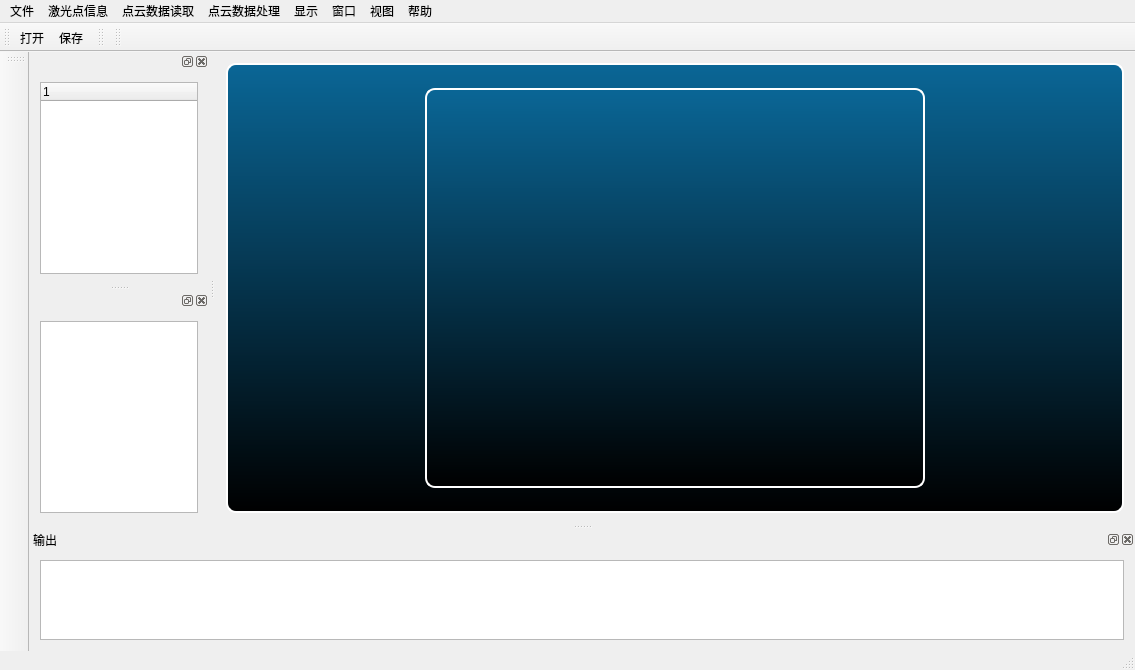
<?xml version="1.0" encoding="UTF-8"?>
<ui version="4.0">
 <class>PCSClass</class>
 <widget class="QMainWindow" name="PCSClass">
  <property name="geometry">
   <rect>
    <x>0</x>
    <y>0</y>
    <width>1135</width>
    <height>663</height>
   </rect>
  </property>
  <property name="windowTitle">
   <string>PCS</string>
  </property>
  <property name="windowIcon">
   <iconset resource="pcs.qrc">
    <normaloff>:/PCS/Resources/PCS/b.png</normaloff>:/PCS/Resources/PCS/b.png</iconset>
  </property>
  <widget class="QWidget" name="centralWidget">
   <layout class="QHBoxLayout" name="horizontalLayout_3">
    <item>
     <widget class="QWidget" name="widgetWin" native="true">
      <property name="minimumSize">
       <size>
        <width>0</width>
        <height>450</height>
       </size>
      </property>
      <property name="styleSheet">
       <string notr="true">QWidget{
	border: 2px solid white;
	border-radius: 10px;
	background: qlineargradient(x1:0, y1:0, x2:0, y2:1,stop:0 rgb(10,102,150), stop:1 rgb(0,0,0));
 }

</string>
      </property>
      <layout class="QHBoxLayout" name="horizontalLayout_2">
       <item>
        <widget class="QFrame" name="frameWin">
         <property name="maximumSize">
          <size>
           <width>500</width>
           <height>400</height>
          </size>
         </property>
         <property name="styleSheet">
          <string notr="true">border-image: url(:/PCS/Resources/png/qidong.png);</string>
         </property>
         <property name="frameShape">
          <enum>QFrame::StyledPanel</enum>
         </property>
         <property name="frameShadow">
          <enum>QFrame::Raised</enum>
         </property>
        </widget>
       </item>
      </layout>
     </widget>
    </item>
   </layout>
  </widget>
  <widget class="QMenuBar" name="menuBar">
   <property name="geometry">
    <rect>
     <x>0</x>
     <y>0</y>
     <width>1135</width>
     <height>23</height>
    </rect>
   </property>
   <widget class="QMenu" name="menuFile">
    <property name="title">
     <string>文件</string>
    </property>
    <addaction name="actionOpen"/>
    <addaction name="separator"/>
    <addaction name="actionSave"/>
    <addaction name="actionSaveAs"/>
    <addaction name="separator"/>
    <addaction name="actionRecentfile"/>
    <addaction name="actionExit"/>
   </widget>
   <widget class="QMenu" name="menu3D">
    <property name="title">
     <string>窗口</string>
    </property>
    <addaction name="actionNew3DView"/>
    <addaction name="separator"/>
    <addaction name="actionClose"/>
    <addaction name="actionCloseAll"/>
    <addaction name="separator"/>
    <addaction name="actionTitle"/>
   </widget>
   <widget class="QMenu" name="menuDisplay">
    <property name="title">
     <string>显示</string>
    </property>
   </widget>
   <widget class="QMenu" name="menuViewTool">
    <property name="title">
     <string>视图</string>
    </property>
   </widget>
   <widget class="QMenu" name="menuDataTool">
    <property name="title">
     <string>点云数据处理</string>
    </property>
   </widget>
   <widget class="QMenu" name="menuPointData">
    <property name="title">
     <string>激光点信息</string>
    </property>
   </widget>
   <widget class="QMenu" name="menuHelp">
    <property name="title">
     <string>帮助</string>
    </property>
    <addaction name="actionHelp"/>
    <addaction name="actionAbout"/>
   </widget>
   <widget class="QMenu" name="menu">
    <property name="title">
     <string>点云数据读取</string>
    </property>
    <addaction name="actionUSBread"/>
    <addaction name="actionRSSread"/>
    <addaction name="actionWebread"/>
   </widget>
   <addaction name="menuFile"/>
   <addaction name="menuPointData"/>
   <addaction name="menu"/>
   <addaction name="menuDataTool"/>
   <addaction name="menuDisplay"/>
   <addaction name="menu3D"/>
   <addaction name="menuViewTool"/>
   <addaction name="menuHelp"/>
  </widget>
  <widget class="QStatusBar" name="statusBar">
   <property name="maximumSize">
    <size>
     <width>16777215</width>
     <height>19</height>
    </size>
   </property>
   <property name="styleSheet">
    <string notr="true">border-image: url(:/PCS/Resources/png/statusbar.png);</string>
   </property>
  </widget>
  <widget class="QToolBar" name="toolBarMainTool">
   <property name="enabled">
    <bool>true</bool>
   </property>
   <property name="maximumSize">
    <size>
     <width>16777215</width>
     <height>29</height>
    </size>
   </property>
   <property name="mouseTracking">
    <bool>true</bool>
   </property>
   <property name="acceptDrops">
    <bool>false</bool>
   </property>
   <property name="windowTitle">
    <string>toolBar</string>
   </property>
   <property name="movable">
    <bool>true</bool>
   </property>
   <property name="floatable">
    <bool>false</bool>
   </property>
   <attribute name="toolBarArea">
    <enum>TopToolBarArea</enum>
   </attribute>
   <attribute name="toolBarBreak">
    <bool>false</bool>
   </attribute>
   <addaction name="actionOpen"/>
   <addaction name="actionSave"/>
  </widget>
  <widget class="QToolBar" name="toolBarViewTool">
   <property name="minimumSize">
    <size>
     <width>29</width>
     <height>0</height>
    </size>
   </property>
   <property name="windowTitle">
    <string>toolBar_2</string>
   </property>
   <attribute name="toolBarArea">
    <enum>LeftToolBarArea</enum>
   </attribute>
   <attribute name="toolBarBreak">
    <bool>false</bool>
   </attribute>
  </widget>
  <widget class="QDockWidget" name="dockProperties">
   <property name="minimumSize">
    <size>
     <width>150</width>
     <height>230</height>
    </size>
   </property>
   <property name="maximumSize">
    <size>
     <width>180</width>
     <height>524287</height>
    </size>
   </property>
   <attribute name="dockWidgetArea">
    <number>1</number>
   </attribute>
   <widget class="QWidget" name="dockWidgetContents_2">
    <layout class="QHBoxLayout" name="horizontalLayout">
     <item>
      <widget class="QTreeWidget" name="TableProperties">
       <property name="frameShape">
        <enum>QFrame::StyledPanel</enum>
       </property>
       <column>
        <property name="text">
         <string/>
        </property>
       </column>
      </widget>
     </item>
    </layout>
   </widget>
  </widget>
  <widget class="QDockWidget" name="dockDBtree">
   <property name="minimumSize">
    <size>
     <width>150</width>
     <height>111</height>
    </size>
   </property>
   <property name="maximumSize">
    <size>
     <width>180</width>
     <height>524287</height>
    </size>
   </property>
   <attribute name="dockWidgetArea">
    <number>1</number>
   </attribute>
   <widget class="QWidget" name="dockWidgetContents_11">
    <layout class="QVBoxLayout" name="verticalLayout">
     <item>
      <widget class="QTreeView" name="TableDBtree_3"/>
     </item>
    </layout>
   </widget>
  </widget>
  <widget class="QDockWidget" name="dockConsole">
   <property name="sizePolicy">
    <sizepolicy hsizetype="Preferred" vsizetype="Preferred">
     <horstretch>0</horstretch>
     <verstretch>0</verstretch>
    </sizepolicy>
   </property>
   <property name="maximumSize">
    <size>
     <width>524287</width>
     <height>300</height>
    </size>
   </property>
   <property name="features">
    <set>QDockWidget::DockWidgetClosable|QDockWidget::DockWidgetFloatable</set>
   </property>
   <property name="allowedAreas">
    <set>Qt::BottomDockWidgetArea</set>
   </property>
   <property name="windowTitle">
    <string>输出</string>
   </property>
   <attribute name="dockWidgetArea">
    <number>8</number>
   </attribute>
   <widget class="QWidget" name="dockWidgetContents_9">
    <layout class="QVBoxLayout" name="verticalLayout_4">
     <item>
      <widget class="QListWidget" name="Console">
       <property name="sizePolicy">
        <sizepolicy hsizetype="Ignored" vsizetype="Ignored">
         <horstretch>0</horstretch>
         <verstretch>0</verstretch>
        </sizepolicy>
       </property>
       <property name="minimumSize">
        <size>
         <width>0</width>
         <height>80</height>
        </size>
       </property>
       <property name="alternatingRowColors">
        <bool>true</bool>
       </property>
       <property name="selectionMode">
        <enum>QAbstractItemView::SingleSelection</enum>
       </property>
      </widget>
     </item>
    </layout>
   </widget>
  </widget>
  <widget class="QToolBar" name="toolBarDataTool">
   <property name="windowTitle">
    <string>toolBar_3</string>
   </property>
   <attribute name="toolBarArea">
    <enum>TopToolBarArea</enum>
   </attribute>
   <attribute name="toolBarBreak">
    <bool>false</bool>
   </attribute>
  </widget>
  <widget class="QToolBar" name="toolBarCameraTool">
   <property name="windowTitle">
    <string>toolBar</string>
   </property>
   <attribute name="toolBarArea">
    <enum>TopToolBarArea</enum>
   </attribute>
   <attribute name="toolBarBreak">
    <bool>false</bool>
   </attribute>
  </widget>
  <action name="actionOpen">
   <property name="icon">
    <iconset theme="open" resource="pcs.qrc">
     <normaloff>:/png/Resources/icon/open-file.ico</normaloff>:/png/Resources/icon/open-file.ico</iconset>
   </property>
   <property name="text">
    <string>打开</string>
   </property>
   <property name="toolTip">
    <string>打开   </string>
   </property>
   <property name="shortcut">
    <string>Ctrl+O</string>
   </property>
   <property name="autoRepeat">
    <bool>false</bool>
   </property>
   <property name="visible">
    <bool>true</bool>
   </property>
   <property name="iconVisibleInMenu">
    <bool>true</bool>
   </property>
  </action>
  <action name="actionSave">
   <property name="icon">
    <iconset theme="save" resource="pcs.qrc">
     <normaloff>:/png/Resources/icon/save.ico</normaloff>:/png/Resources/icon/save.ico</iconset>
   </property>
   <property name="text">
    <string>保存 </string>
   </property>
   <property name="toolTip">
    <string>保存 </string>
   </property>
   <property name="shortcut">
    <string>Ctrl+S</string>
   </property>
  </action>
  <action name="actionNew3DView">
   <property name="text">
    <string>3D</string>
   </property>
   <property name="toolTip">
    <string>3D</string>
   </property>
   <property name="shortcut">
    <string>Ctrl+F3</string>
   </property>
  </action>
  <action name="actionClose">
   <property name="text">
    <string>关闭当前视图</string>
   </property>
  </action>
  <action name="actionCloseAll">
   <property name="text">
    <string>关闭所有试图</string>
   </property>
   <property name="toolTip">
    <string>关闭所有试图</string>
   </property>
  </action>
  <action name="actionTitle">
   <property name="text">
    <string>视图标题</string>
   </property>
   <property name="toolTip">
    <string>视图标题</string>
   </property>
  </action>
  <action name="actionSaveAs">
   <property name="text">
    <string>另存为</string>
   </property>
   <property name="toolTip">
    <string>另存为</string>
   </property>
  </action>
  <action name="actionRecentfile">
   <property name="text">
    <string>最近文件</string>
   </property>
   <property name="toolTip">
    <string>最近文件</string>
   </property>
  </action>
  <action name="actionExit">
   <property name="text">
    <string>退出</string>
   </property>
   <property name="toolTip">
    <string>退出</string>
   </property>
  </action>
  <action name="actionHelp">
   <property name="text">
    <string>帮助</string>
   </property>
  </action>
  <action name="actionAbout">
   <property name="text">
    <string>关于</string>
   </property>
  </action>
  <action name="actionUSBread">
   <property name="text">
    <string>USB读取</string>
   </property>
  </action>
  <action name="actionWebread">
   <property name="text">
    <string>网络接口读取</string>
   </property>
  </action>
  <action name="actionRSSread">
   <property name="text">
    <string>RSS端口读取</string>
   </property>
  </action>
 </widget>
 <layoutdefault spacing="6" margin="11"/>
 <resources>
  <include location="pcs.qrc"/>
 </resources>
 <connections/>
</ui>
